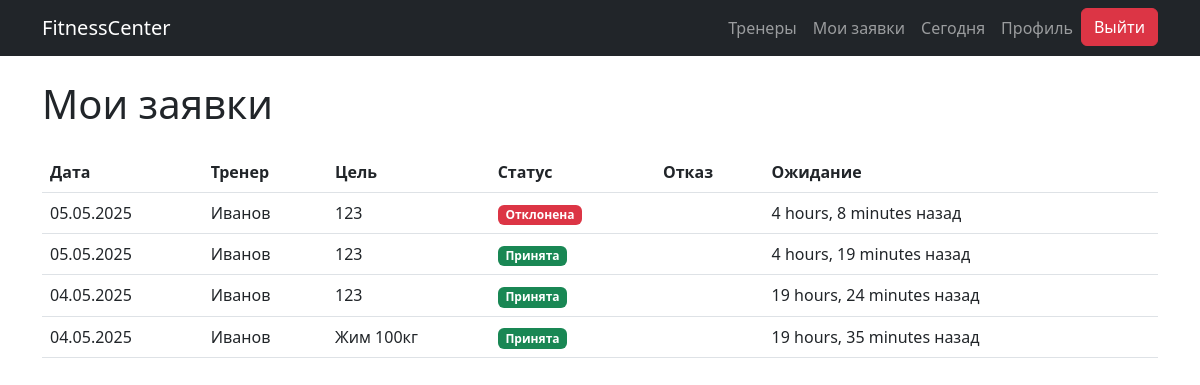
The page /requests/ (signed in) on the database as committed earlier.
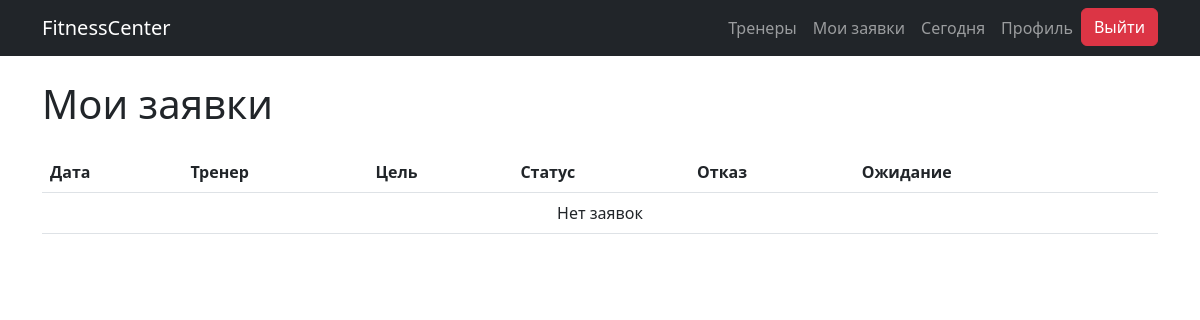
The same page on the database as committed later.
### core/models.py (models this page shows, shortened)
class ClientRequest(models.Model):
    STATUS_CHOICES = [
        ('pending', 'Ожидает'),
        ('accepted', 'Принята'),
        ('rejected', 'Отклонена'),
    ]
    client = models.ForeignKey(
        User,
        on_delete=models.CASCADE,
        limit_choices_to={'role': 'client'}
    )
    trainer = models.ForeignKey(
        User,
        on_delete=models.CASCADE,
        related_name='requests',
        limit_choices_to={'role': 'trainer'}
    )
    goal = models.TextField()
    status = models.CharField(max_length=10, choices=STATUS_CHOICES, default='pending')
    reason = models.TextField(blank=True)
    created_at = models.DateTimeField(auto_now_add=True)

### accounts/models.py (models this page shows, shortened)
class User(AbstractBaseUser):
    ROLE_CHOICES = [
        ('client', 'Клиент'),
        ('trainer', 'Тренер'),
        ('admin', 'Администратор'),
    ]
    phone = models.CharField('Телефон', max_length=15, unique=True)
    full_name = models.CharField('ФИО', max_length=255, blank=True)
    birth_date = models.DateField('Дата рождения', null=True, blank=True)
    gender = models.CharField('Пол', max_length=1, choices=[('M', 'Мужской'), ('F', 'Женский')], blank=True)
    role = models.CharField('Роль', max_length=10, choices=ROLE_CHOICES, default='client')
    is_active = models.BooleanField('Активен', default=True)
    is_staff = models.BooleanField('Staff status', default=False)
    experience_years = models.PositiveIntegerField('Годы опыта', null=True, blank=True)
    achievements = models.TextField('Достижения', blank=True)
    goal = models.CharField('Цель тренировок', max_length=255, blank=True)
    photo = models.ImageField('Фото профиля', upload_to='profiles/', null=True, blank=True)
    USERNAME_FIELD = 'phone'
    REQUIRED_FIELDS = []
    objects = CustomUserManager()

### core/views.py (the view)
# urls.py: path('requests/', views.client_requests, name='client_requests'),
@login_required
def client_requests(request):
    qs = ClientRequest.objects.filter(client=request.user).order_by('-created_at')
    return render(request, 'core/client_requests.html', {'requests': qs})

### core/templates/core/client_requests.html (shortened to what this page needs)
{% extends 'accounts/base.html' %}
{% block content %}
<h1 class="mb-4">Мои заявки</h1>
<table class="table table-hover">
  <thead>
    <tr>
      <th>Дата</th><th>Тренер</th><th>Цель</th>
      <th>Статус</th><th>Отказ</th><th>Ожидание</th><th></th>
    </tr>
  </thead>
  <tbody>
    {% for req in requests %}
    <tr>
      <td>{{ req.created_at|date:"d.m.Y" }}</td>
      <td>{{ req.trainer.full_name|default:req.trainer.phone }}</td>
      <td>{{ req.goal }}</td>
      <td>
        {% if req.status == 'pending' %}
            <span class="badge bg-secondary">В обработке</span>
        {% elif req.status == 'accepted' %}
            <span class="badge bg-success">Принята</span>
        {% else %}
            <span class="badge bg-danger">Отклонена</span>
        {% endif %}
      </td>
      <td>{{ req.reason }}</td>
      <td>{{ req.created_at|timesince }} назад</td>
      <td>
      </td>
    </tr>
    {% empty %}
    <tr><td colspan="7" class="text-center">Нет заявок</td></tr>
    {% endfor %}
  </tbody>
</table>
{% endblock %}

### accounts/templates/accounts/base.html (shortened to what this page needs)
{% load widget_tweaks %}
{% load static %}
<!DOCTYPE html>
<html lang="ru">
<head>
  <link
    href="https://cdn.jsdelivr.net/npm/bootstrap@5.3.0/dist/css/bootstrap.min.css"
    rel="stylesheet"
  >
</head>
<body>
  <nav class="navbar navbar-expand-lg navbar-dark bg-dark mb-4">
    <div class="container">
      <a class="navbar-brand" href="{% url 'core:dashboard' %}">FitnessCenter</a>
      <div class="collapse navbar-collapse" id="navbarNav">
        <ul class="navbar-nav ms-auto">
          {% if user.is_authenticated %}
            {% if user.role == 'client' %}
              <li class="nav-item"><a class="nav-link" href="{% url 'core:trainer_list' %}">Тренеры</a></li>
              <li class="nav-item"><a class="nav-link" href="{% url 'core:client_requests' %}">Мои заявки</a></li>
              <li class="nav-item"><a class="nav-link" href="{% url 'core:today_workouts' %}">Сегодня</a></li>
            {% elif user.role == 'trainer' %}
              <li class="nav-item"><a class="nav-link" href="{% url 'core:trainer_requests' %}">Заявки</a></li>
              <li class="nav-item"><a class="nav-link" href="{% url 'core:trainer_clients' %}">Клиенты</a></li>
            {% endif %}
            <li class="nav-item">
              <a class="nav-link" href="{% url 'profile' %}">Профиль</a>
            </li>
            <form method="post" class="d-inline" action="{% url 'logout' %}">
                <button type="submit" class="btn btn-danger">Выйти</button>
              </form>
          {% else %}
            <li class="nav-item"><a class="nav-link" href="{% url 'login' %}">Войти</a></li>
            <li class="nav-item"><a class="nav-link" href="{% url 'signup' %}">Регистрация</a></li>
          {% endif %}
        </ul>
      </div>
    </div>
  </nav>
  <div class="container">
    {% block content %}{% endblock %}
  </div>
</body>
</html>

Rows that differ between the two databases and show on the page:
removed ClientRequest: created_at "05.05.2025", trainer.full_name "Иванов", goal "123", status "Отклонена", created_at "4 hours, 8 minutes"
removed ClientRequest: created_at "05.05.2025", trainer.full_name "Иванов", goal "123", status "Принята", created_at "4 hours, 19 minutes"
removed ClientRequest: created_at "04.05.2025", trainer.full_name "Иванов", goal "123", status "Принята", created_at "19 hours, 24 minutes"
removed ClientRequest: created_at "04.05.2025", trainer.full_name "Иванов", goal "Жим 100кг", status "Принята", created_at "19 hours, 35 minutes"
Other text that changed with them:
text now shown: "Нет заявок"
